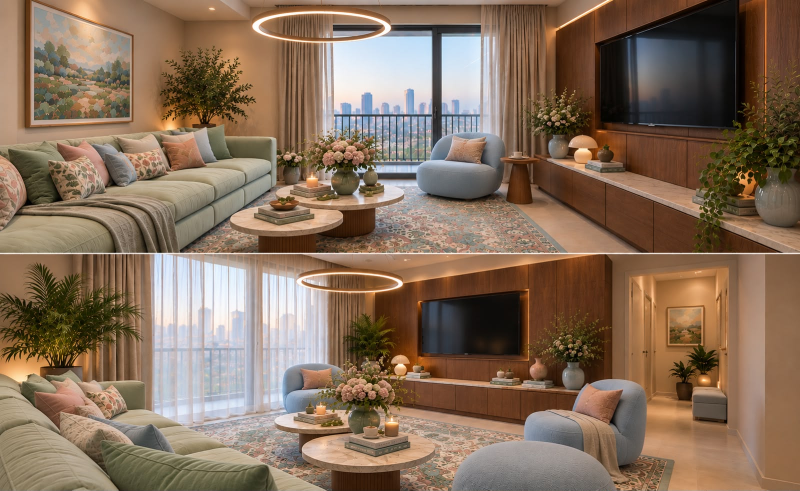
#> input picture design/constitution/furniture_reference_family.jpg, 1600 x 981 px (shown at 1/2 size)
$ python tile_swap.py ../constitution/furniture_reference_family.jpg ../constitution/furniture_reference_living.jpg 5
#> lines starting #> are read from the running program, lines starting #| are printed output that depends on the picture; after the words box and inside, x2 and y2 are one past the last pixel; in counts of white or black regions, pixels touching at a corner belong together
"""Swap the designer's grey marble for the owner's real travertine tile (image space, shading preserved)."""
import sys, numpy as np
from PIL import Image, ImageFilter
TEX = '/home/user/My-apartment/design/phase-1/img/travertine_tile_rect.jpg'

def swap(src, dst, tile_px=260):
#> called with tile_px = 5
    im = Image.open(src).convert('RGB'); W, H = im.size
#> in swap, im is the input picture: PIL image 1600x981 RGB; mean R, G, B 133.8, 110.8, 90.9
#> after `W, H = im.size`: W = 1600; H = 981
    a = np.asarray(im).astype(float) / 255
    hsv = np.asarray(im.convert('HSV')).astype(float) / 255; s, v = hsv[..., 1], hsv[..., 2]
#> after `hsv = np.asarray(im.convert('HSV')).astype(float) / 255`:
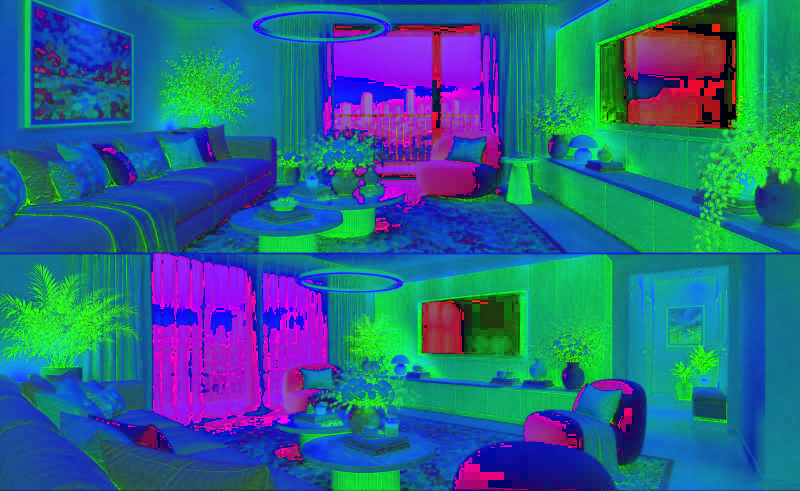
#> hsv: shape (981, 1600, 3) float64 (shown at 1/2 size); mean R, G, B 0.164, 0.4, 0.534
#> after `s, v = (hsv[..., 1], hsv[..., 2])`:
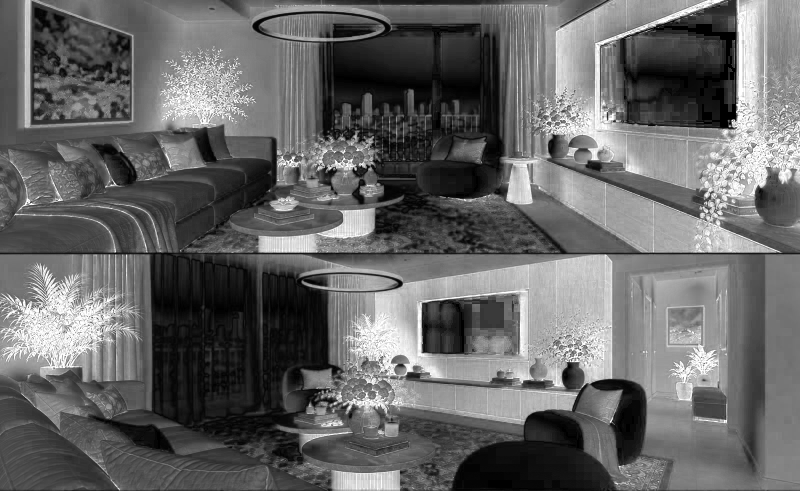
#> s: shape (981, 1600) float64 (shown at 1/2 size); min 0, max 1, mean 0.4
#> after `s, v = (hsv[..., 1], hsv[..., 2])`:
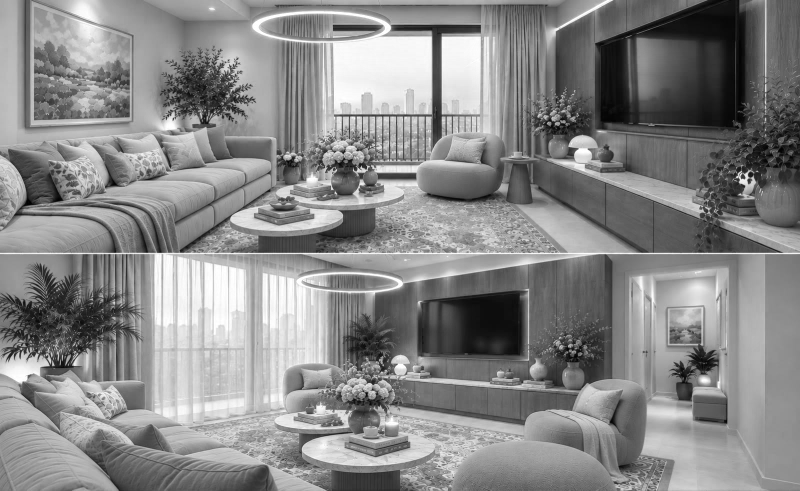
#> v: shape (981, 1600) float64 (shown at 1/2 size); min 0, max 1, mean 0.534
    m = ((s < 0.14) & (v > 0.25) & (v < 0.97)).astype('uint8') * 255
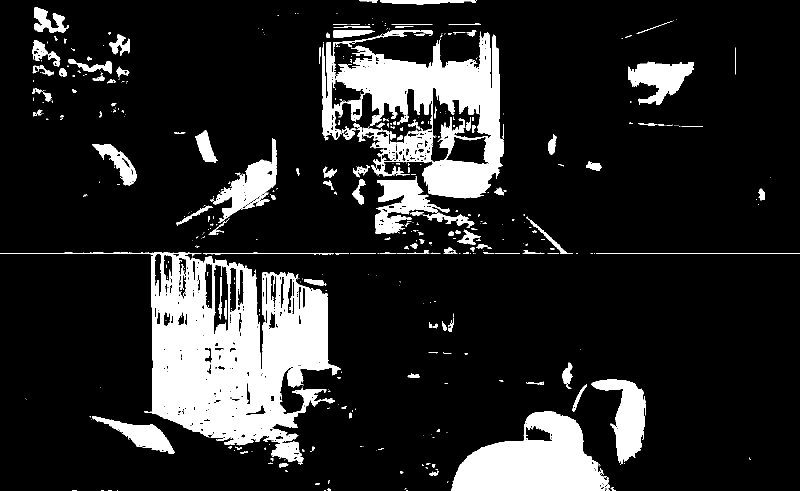
#> m: shape (981, 1600) (shown at 1/2 size); 15.2% white; 564 white regions (401 under 20 px), largest, box (x1, y1, x2, y2) and area: (0, 505, 682, 923) 91996, (645, 60, 1008, 397) 52609, (902, 822, 1220, 981) 30460
    m = Image.fromarray(m).filter(ImageFilter.MaxFilter(9)).filter(ImageFilter.MinFilter(9)).filter(ImageFilter.MinFilter(3)).filter(ImageFilter.GaussianBlur(1.2))
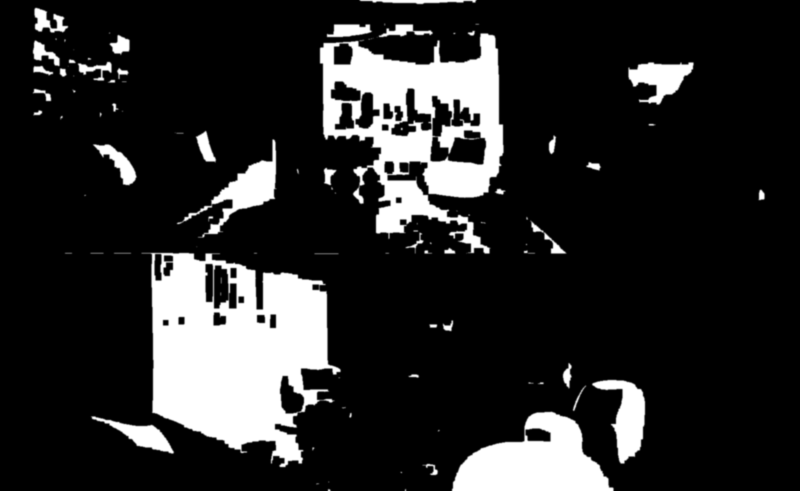
#> m: PIL image 1600x981 L (shown at 1/2 size); min 0, max 255, mean 41.2
    m = np.asarray(m).astype(float)[..., None] / 255
#> m: shape (981, 1600, 1) float64
#> (the run stopped early here; a loop or call above may not have finished)

$ run again, on design/coohom/baths_travertine.jpg
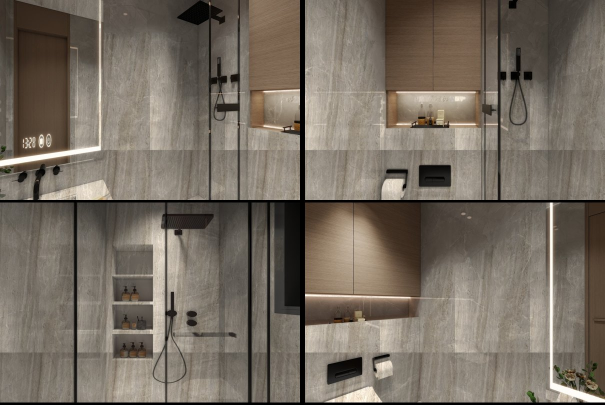
#> input picture design/coohom/baths_travertine.jpg, 1210 x 810 px (shown at 1/2 size)
#> in swap, im is the input picture: PIL image 1210x810 RGB; mean R, G, B 118.4, 109.1, 97.8
#> in swap, `m = ((s < 0.14) & (v > 0.25) & (v < 0.97)).astype('uint8') * 255`:
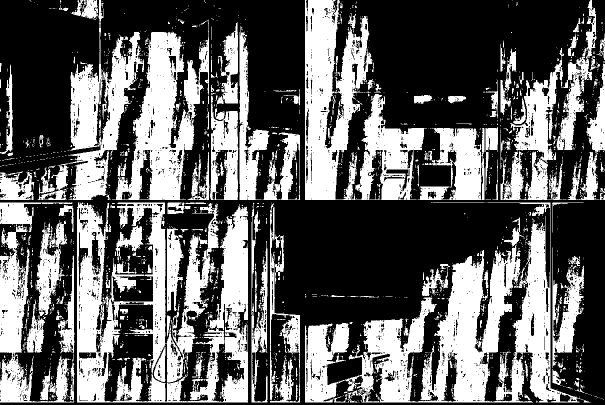
#> m: shape (810, 1210) (shown at 1/2 size); 38.6% white; 2258 white regions (2011 under 20 px), largest, box (x1, y1, x2, y2) and area: (610, 405, 1181, 805) 73114, (154, 405, 496, 805) 55127, (610, 0, 854, 400) 44464
#> in swap, `m = Image.fromarray(m).filter(ImageFilter.MaxFilter(9)).filter(ImageFi..`:
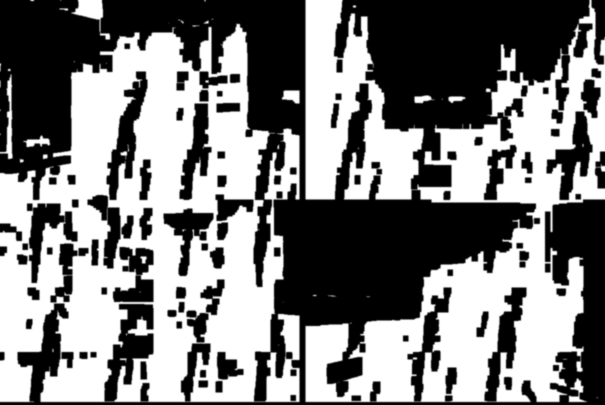
#> m: PIL image 1210x810 L (shown at 1/2 size); min 0, max 255, mean 125.7

$ run again, on design/coohom/compare_F1.jpg
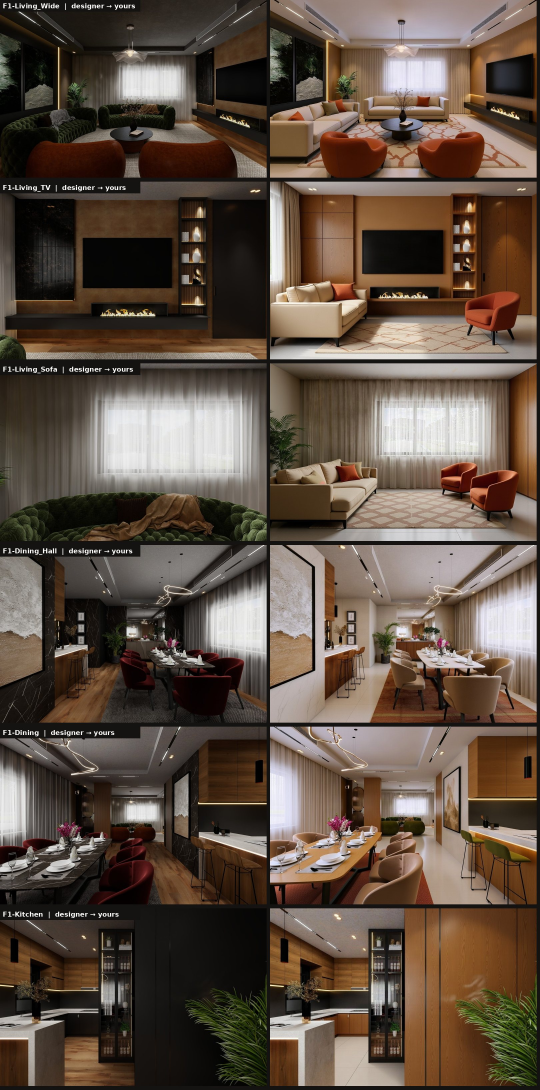
#> input picture design/coohom/compare_F1.jpg, 1620 x 3270 px (shown at 1/3 size)
#> in swap, im is the input picture: PIL image 1620x3270 RGB; mean R, G, B 95.8, 80.5, 68.1
#> in swap, `s, v = (hsv[..., 1], hsv[..., 2])`:
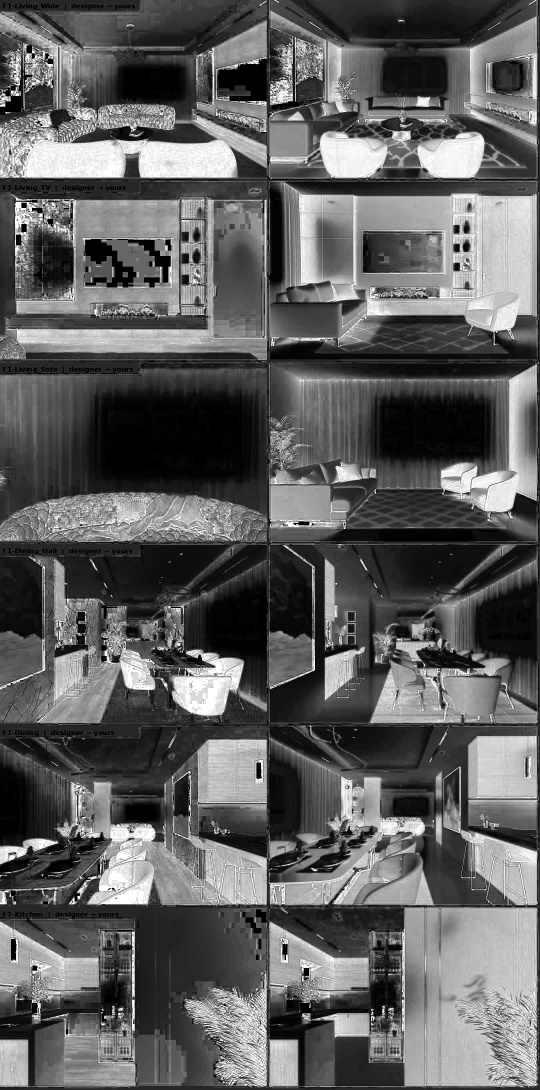
#> s: shape (3270, 1620) float64 (shown at 1/3 size); min 0, max 1, mean 0.374
#> in swap, `m = Image.fromarray(m).filter(ImageFilter.MaxFilter(9)).filter(ImageFi..`:
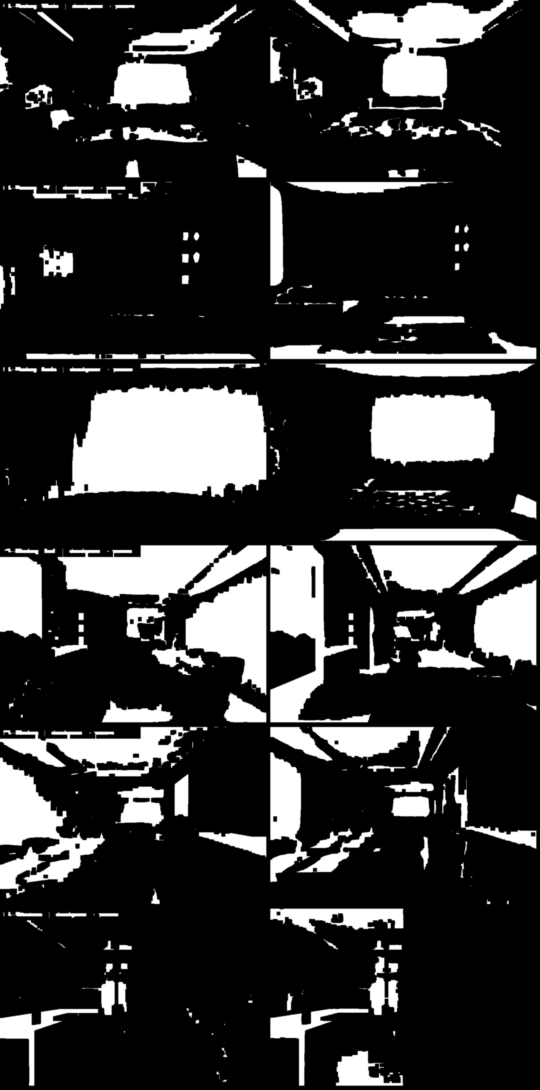
#> m: PIL image 1620x3270 L (shown at 1/3 size); min 0, max 255, mean 54.4
